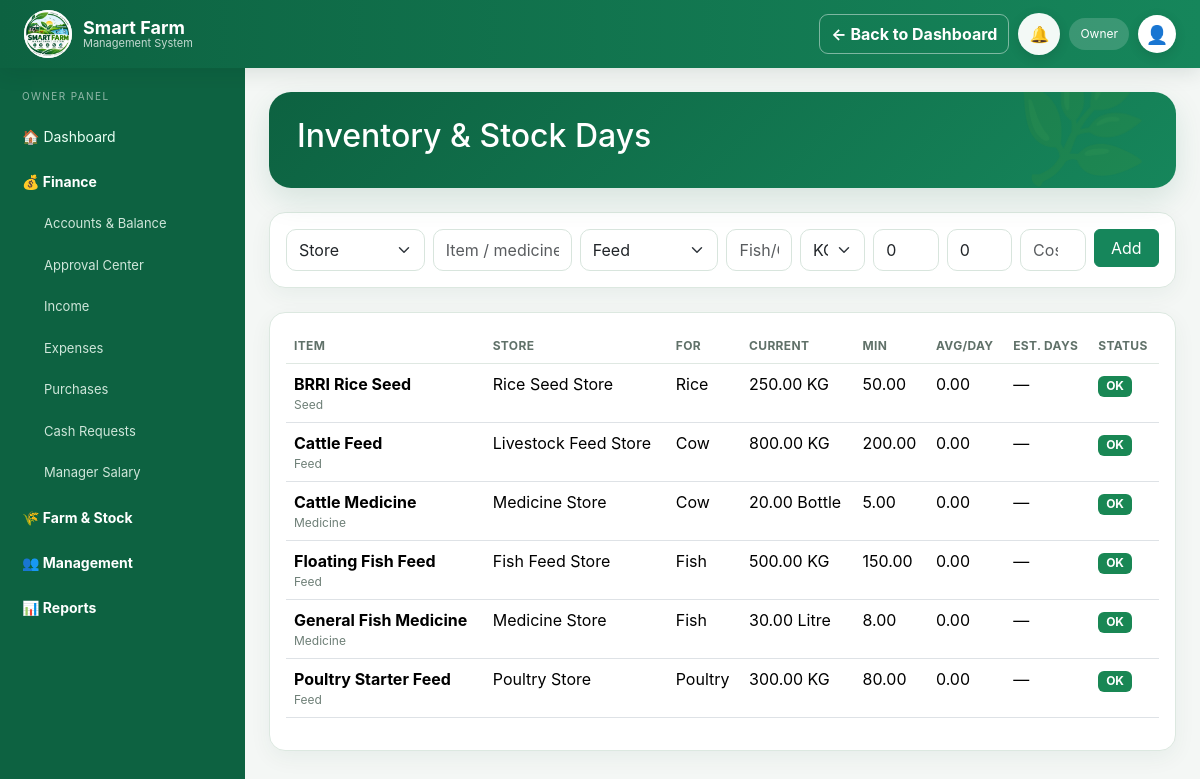
The page /admin/inventory/index.php (signed in) on the database its author committed.
### tables this page shows
CREATE TABLE inventory_items(id INT AUTO_INCREMENT PRIMARY KEY,store_id INT NOT NULL,item_name VARCHAR(150) NOT NULL,item_type VARCHAR(80) NOT NULL,for_category VARCHAR(80),unit VARCHAR(30) NOT NULL,current_qty DECIMAL(14,3) DEFAULT 0,minimum_qty DECIMAL(14,3) DEFAULT 0,unit_cost DECIMAL(14,2) DEFAULT 0,expiry_date DATE NULL,created_at TIMESTAMP DEFAULT CURRENT_TIMESTAMP,FOREIGN KEY(store_id) REFERENCES stores(id));

CREATE TABLE stores(id INT AUTO_INCREMENT PRIMARY KEY,name VARCHAR(120) NOT NULL,purpose VARCHAR(120),farm_id INT NULL,location VARCHAR(255),notes TEXT,status ENUM('active','inactive') DEFAULT 'active',created_at TIMESTAMP DEFAULT CURRENT_TIMESTAMP,FOREIGN KEY(farm_id) REFERENCES farms(id));

### config/auth.php (called while the page is built, shortened)
<?php
function is_owner()
{
    return !empty($_SESSION['user'])
        && $_SESSION['user']['role'] === 'owner';
}

### admin/inventory/index.php (the view, shortened to what this page needs)
<?php
require __DIR__ . "/../../config/database.php";
require __DIR__ . "/../../config/auth.php";
$sid = (int) ($_GET['store_id'] ?? 0);
$q =
    "SELECT
        i.*,
        st.name store_name,
        COALESCE(
            (
                SELECT AVG(iu.qty_used)
                FROM inventory_usage iu
                WHERE iu.inventory_item_id=i.id
                AND iu.usage_date>=DATE_SUB(
                    CURDATE(),
                    INTERVAL 7 DAY
                )
            ),
            0
        ) avg_daily
     FROM inventory_items i
     JOIN stores st
        ON st.id=i.store_id" .
    ($sid ? " WHERE i.store_id=$sid" : "") .
    " ORDER BY i.item_name";
$items = $pdo->query($q)->fetchAll();
require __DIR__ . "/../../partials/header.php";
?>
<div class="container-fluid">
    <div class="row">
        <?php
        if (is_owner()) {
            require __DIR__ . "/../../partials/admin_sidebar.php";
        } else {
            require __DIR__ . "/../../partials/manager_sidebar.php";
        }
        ?>
        <div class="col-md-10 p-4">
            <div class="hero-top mb-4">
                <h2>
                    Inventory & Stock Days
                </h2>
            </div>
            <div class="cardx p-3 mb-4">
                <form
                    method="post"
                    class="row g-2"
                >
                    <div class="col-md-2">
                        <select
                            class="form-select"
                            name="store_id"
                            required
                        >
                            <option value="">
                                Store
                            </option>
                        </select>
                    </div>
                    <div class="col-md-2">
                        <input
                            class="form-control"
                            name="item_name"
                            placeholder="Item / medicine / feed"
                            required
                        >
                    </div>
                    <div class="col-md-2">
                        <select
                            class="form-select"
                            name="item_type"
                        >
                            <option>Feed</option>
                        </select>
                    </div>
                    <div class="col-md-1">
                        <input
                            class="form-control"
                            name="for_category"
                            placeholder="Fish/Cow"
                        >
                    </div>
                    <div class="col-md-1">
                        <select
                            class="form-select"
                            name="unit"
                        >
                            <option>KG</option>
                        </select>
                    </div>
                    <div class="col-md-1">
                        <input
                            class="form-control"
                            type="number"
                            step=".01"
                            name="current_qty"
                            placeholder="Qty"
                            value="0"
                        >
                    </div>
                    <div class="col-md-1">
                        <input
                            class="form-control"
                            type="number"
                            step=".01"
                            name="minimum_qty"
                            placeholder="Min"
                            value="0"
                        >
                    </div>
                    <div class="col-md-1">
                        <input
                            class="form-control"
                            type="number"
                            step=".01"
                            name="unit_cost"
                            placeholder="Cost"
                        >
                    </div>
                    <div class="col-md-1">
                        <button class="btn btn-success w-100">
                            Add
                        </button>
                    </div>
                </form>
            </div>
            <div class="cardx p-3">
                <table class="table">
                    <thead>
                        <tr>
                            <th>Item</th>
                            <th>Store</th>
                            <th>For</th>
                            <th>Current</th>
                            <th>Min</th>
                            <th>Avg/day</th>
                            <th>Est. days</th>
                            <th>Status</th>
                        </tr>
                    </thead>
                    <tbody>
                        <?php foreach ($items as $i): ?>
                            <?php
                            $days = $i['avg_daily'] > 0
                                ? round(
                                    $i['current_qty'] / $i['avg_daily'],
                                    1
                                )
                                : null;
                            ?>
                            <tr>
                                <td>
                                    <b>
                                        <?= htmlspecialchars($i['item_name']) ?>
                                    </b>
                                    <div class="small-muted">
                                        <?= htmlspecialchars($i['item_type']) ?>
                                    </div>
                                </td>
                                <td>
                                    <?= htmlspecialchars($i['store_name']) ?>
                                </td>
                                <td>
                                    <?= htmlspecialchars($i['for_category']) ?>
                                </td>
                                <td>
                                    <?= number_format(
                                        $i['current_qty'],
                                        2
                                    ) ?>
                                    <?= $i['unit'] ?>
                                </td>
                                <td>
                                    <?= number_format(
                                        $i['minimum_qty'],
                                        2
                                    ) ?>
                                </td>
                                <td>
                                    <?= number_format(
                                        $i['avg_daily'],
                                        2
                                    ) ?>
                                </td>
                                <td>
                                    <?= $days === null
                                        ? '—'
                                        : $days . ' days'
                                    ?>
                                </td>
                                <td>
                                    <?= $i['current_qty'] <= $i['minimum_qty']
                                        ? '<span class="badge text-bg-danger">BUY NOW</span>'
                                        : '<span class="badge text-bg-success">OK</span>'
                                    ?>
                                </td>
                            </tr>
                        <?php endforeach; ?>
                    </tbody>
                </table>
            </div>
        </div>
    </div>
</div>

### assets/css/style.css (style rules this page uses)
:root { --green: #0f6846; --green2: #15865a; --deep: #0b3d2c; --ink: #18332a; --muted: #6e7f77; --bg: #f3f7f4; --line: #dfe9e3; --white: #fff; --danger: #c43b3b; --warn: #b77900; --blue: #2c6dc9; }
* { box-sizing: border-box; }
html { scroll-behavior: smooth; }
body { margin: 0; background: var(--bg); color: var(--ink); font-family: Inter, Segoe UI, Arial, sans-serif; }
.hero-top { background: linear-gradient( 135deg, #0d5a3c, #159363 ); color: #fff; border-radius: 22px; padding: 25px 28px; position: relative; overflow: hidden; box-shadow: 0 12px 30px rgba(15, 104, 70, .13); }
.hero-top:after { content: '🌿'; position: absolute; right: 26px; bottom: -18px; font-size: 110px; opacity: .12; }
.cardx { background: #fff; border: 1px solid #e8efeb; border-radius: 16px; box-shadow: 0 7px 22px rgba(18, 72, 49, .055); }
.small-muted { font-size: 12px; color: var(--muted); }
.table { --bs-table-bg: transparent; }
.table thead th { font-size: 12px; text-transform: uppercase; letter-spacing: .35px; color: #607169; border-bottom-color: #dfe8e2; }
.btn-success { background: var(--green); border-color: var(--green); }
.form-control, .form-select { border-color: #d8e5dd; border-radius: 10px; min-height: 42px; }
.container-fluid > .row > .app-sidebar + .col-md-10, .container-fluid > .row > .app-sidebar + .app-main { flex: 1 1 0 !important; width: auto !important; max-width: none !important; min-width: 0 !important; }
.container-fluid:has(> .row > .app-sidebar) { padding-left: 0 !important; padding-right: 0 !important; }
.container-fluid > .row:has(> .app-sidebar) { --bs-gutter-x: 0; flex-wrap: nowrap !important; margin-left: 0 !important; margin-right: 0 !important; min-height: calc(100vh - 68px); }
.container-fluid > .row:has(> .app-sidebar) > .col-md-10 { padding: 24px !important; overflow-x: hidden; }
body[data-palette="green"] { --ui-accent: #16865b; --ui-accent-dark: #0d6241; --ui-soft: #e8f5ee; --ui-bg: #f4f7f5; --ui-border: #dce8e0; }
body { --green: var(--ui-accent); --green2: var(--ui-accent); --deep: var(--ui-accent-dark); --bg: var(--ui-bg); background: var(--ui-bg) !important; color: var(--ui-text, #1d2b24); transition: background .2s, color .2s; }
.hero-top, .login-brand { background: linear-gradient( 135deg, var(--ui-accent-dark), var(--ui-accent) ) !important; }
.btn-success, .bg-success { background-color: var(--ui-accent) !important; border-color: var(--ui-accent) !important; }
.cardx, .smart-tile, .incident-card, .feature-card, .job-card, .product-card, .page-head { background: var(--ui-panel, #fff) !important; border-color: var(--ui-border) !important; color: var(--ui-text, #1d2b24) !important; }
:root { --ui-accent: #16865b; --ui-accent-dark: #0d6241; --ui-soft: #e8f5ee; --ui-bg: #f4f7f5; --ui-panel: #fff; --ui-text: #1d2b24; --ui-muted: #68766e; --ui-border: #dce8e0; }
body[data-palette] { background: var(--ui-bg) !important; color: var(--ui-text) !important; }
.cardx, .smart-tile, .incident-card, .feature-card, .job-card, .product-card { background: var(--ui-panel) !important; color: var(--ui-text) !important; border-color: var(--ui-border) !important; }
.btn-success { background: var(--ui-accent) !important; border-color: var(--ui-accent) !important; color: #fff !important; }

### rows shown on the page
inventory_items: item_name "BRRI Rice Seed", item_type "Seed", store.name "Rice Seed Store", for_category "Rice", current_qty "250.00", unit "KG", minimum_qty "50.00", avg_daily "0.00", shows "OK"
inventory_items: item_name "Cattle Feed", item_type "Feed", store.name "Livestock Feed Store", for_category "Cow", current_qty "800.00", unit "KG", minimum_qty "200.00", avg_daily "0.00", shows "OK"
inventory_items: item_name "Cattle Medicine", item_type "Medicine", store.name "Medicine Store", for_category "Cow", current_qty "20.00", unit "Bottle", minimum_qty "5.00", avg_daily "0.00", shows "OK"
inventory_items: item_name "Floating Fish Feed", item_type "Feed", store.name "Fish Feed Store", for_category "Fish", current_qty "500.00", unit "KG", minimum_qty "150.00", avg_daily "0.00", shows "OK"
inventory_items: item_name "General Fish Medicine", item_type "Medicine", store.name "Medicine Store", for_category "Fish", current_qty "30.00", unit "Litre", minimum_qty "8.00", avg_daily "0.00", shows "OK"
inventory_items: item_name "Poultry Starter Feed", item_type "Feed", store.name "Poultry Store", for_category "Poultry", current_qty "300.00", unit "KG", minimum_qty "80.00", avg_daily "0.00", shows "OK"

### other values the page prints
$_SESSION['user']['role'] "Owner"
